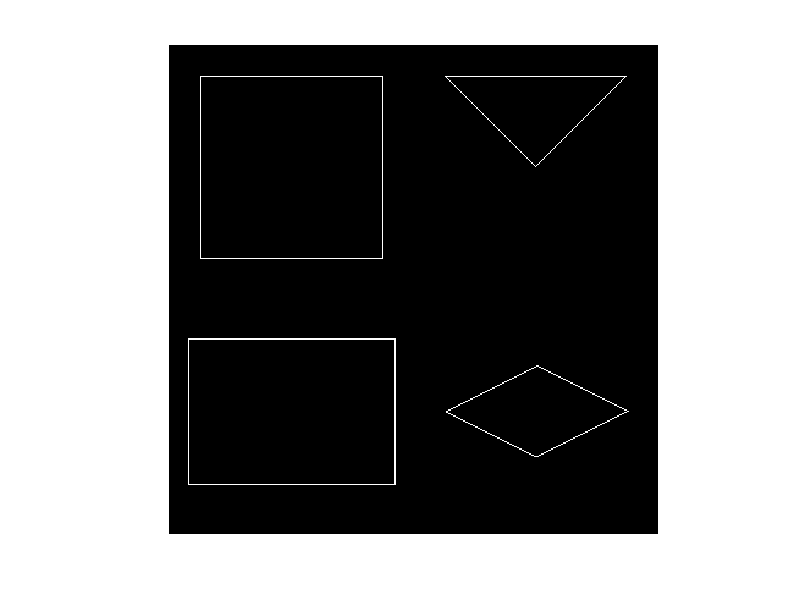

Reproduce this figure in MATLAB.
clc;
clear;
close all;

page=zeros(400,400,'uint8');

%Square
size=150;
start=[25,25];

for x =1 : size
    page(start(1)+1,start(2)+x)=255;
    page(start(1)+size,start(2)+x)=255;
    page(start(1)+x,start(2)+1)=255;
    page(start(1)+x,start(2)+size)=255;
end

%rectangle
xsize=170;
ysize=120;
start=[240,15];

for x =1 : xsize
    page(start(1)+1,start(2)+x)=255;
    page(start(1)+ysize,start(2)+x)=255;

end
for y =1 : ysize
    page(start(1)+y,start(2)+1)=255;
    page(start(1)+y,start(2)+xsize)=255;
end

%Triangle
size=150;
start=[25,225];
for x =1 : round( size/2)
    page(start(1)+1,start(2)+x)=255;
    page(start(1)+x,start(2)+x)=255;
end
y=start(1)+round( size/2);
for x =round( size/2) : size-1
    page(start(1)+1,start(2)+x)=255;
    page(y,start(2)+x)=255;
    y=y-1;
end

%Diamond
size=150;
start=[300,225];
x2=round(size/2);
y=start(1);
for x =1 :x2
    if x<= (x2/2)
          page(start(1)+x,start(2)+2*x)=255;
          page(start(1)+x,start(2)+(2*x)+1)=255;
          page(y,start(2)+2*x)=255;
          page(y,start(2)+(2*x)+1)=255;
                        
          y=y-1;    
    else
          page(start(1)+x2-x,start(2)+2*x)=255;
          page(start(1)+x2-x,start(2)+(2*x)+1)=255;

          page(y,start(2)+2*x)=255;
          page(y,start(2)+(2*x)+1)=255;
        
          y=y+1;    
    end
end

imshow(page);